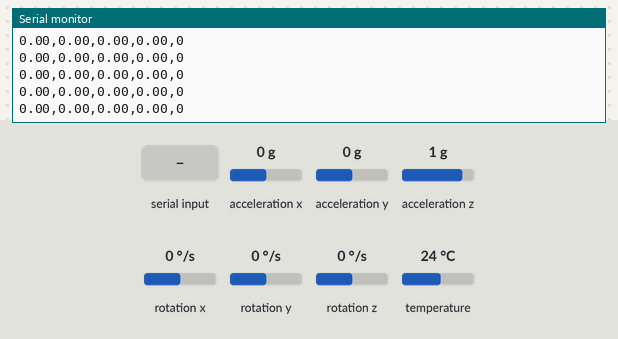
This sketch was run on a simulated ESP32. On the bench: the last lines printed to the serial monitor. The test bench sets the inputs (shaded band); at power-on: acceleration x 0 g, acceleration y 0 g, rotation x 0 °/s, acceleration z 1 g, rotation y 0 °/s, rotation z 0 °/s, temperature 24 °C. EEPROM starts erased.

Above: at 2.9 s.
3.0 s: "z" received over Serial
At 3.8 s:
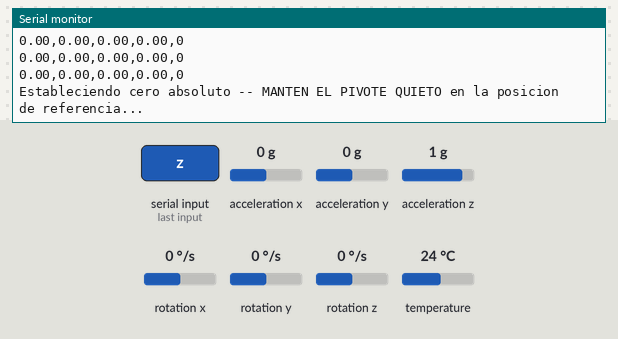
5.7 s: "c" received over Serial
7.2 s: acceleration x set to -1.4 g
At 8.0 s:
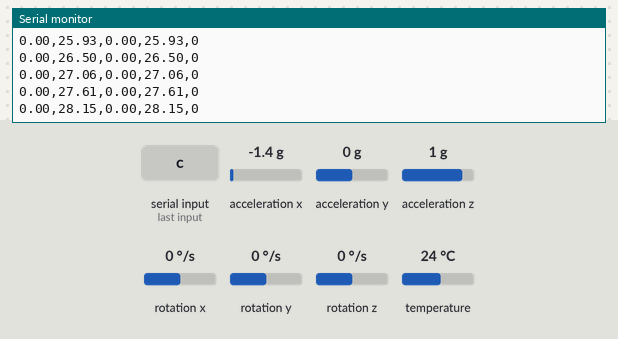
8.7 s: acceleration y set to -1.4 g
At 9.7 s:
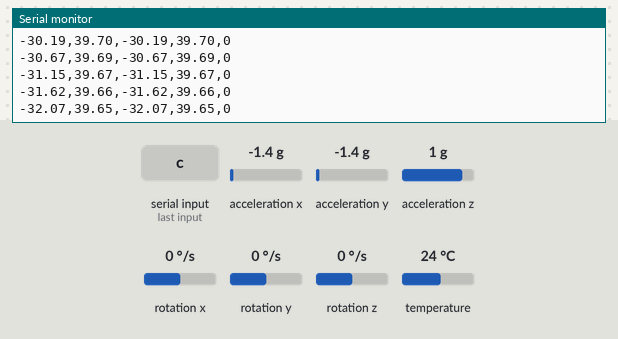
10.2 s: rotation x set to 192 °/s
At 11.3 s:
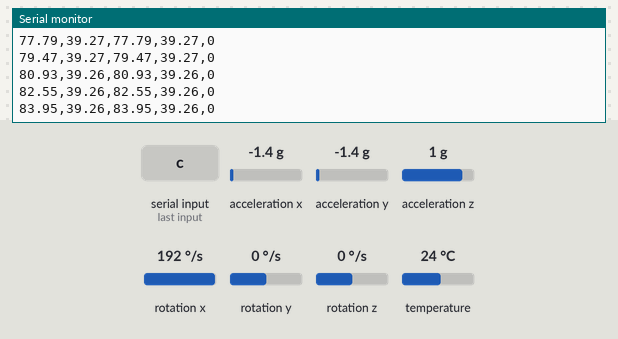
13.2 s: acceleration z set to -1.4 g
At 14.2 s:
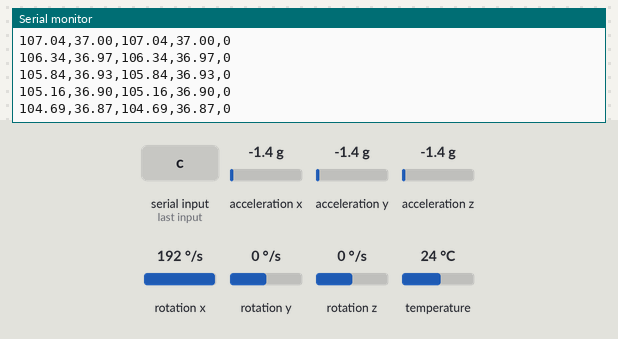
Timing chart, 0 to 15.7 s (numbered marks = the images above; inputs shaded):
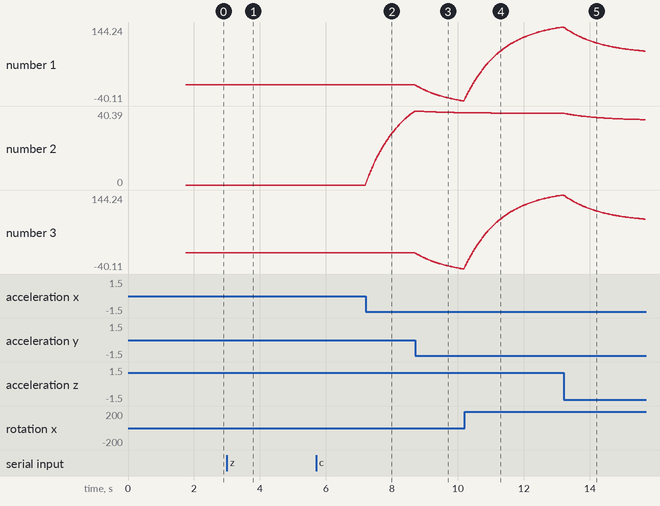

The sketch:

homing_absoluto.ino
```cpp
/*
 * Homing / cero absoluto persistente para el pivote de flexo-extension
 * Sensor: MPU6050 (misma logica aplica al BNO055, ver nota al final)
 * Plataforma: ESP32 (I2C)
 *
 * IDEA (surge de la conversacion sobre "a = g*cos(theta)"):
 * la gravedad es una referencia absoluta que no se apaga ni deriva con el
 * tiempo. Si defines que "cero grados de flexion" corresponde a una
 * orientacion conocida respecto a la gravedad (ej. el pylon perfectamente
 * vertical), puedes usar el acelerometro para "anclar" ese cero -- y si
 * ademas guardas ese valor en la memoria flash del ESP32 (no en RAM), el
 * cero SOBREVIVE a apagar y encender el sistema. Eso es justo lo que
 * resuelve el pendiente de "referencia de posicion absoluta" para el eje
 * de rotacion (NO resuelve el eje de traslacion -- ahi sigue haciendo
 * falta un encoder absoluto o un switch de home, como ya quedo anotado).
 *
 * LIMITACION IMPORTANTE: esto solo es valido con el sistema QUIETO en el
 * momento de establecer el cero -- si hay movimiento, el acelerometro mide
 * gravedad + aceleracion dinamica mezcladas, y el "cero" quedaria mal
 * capturado. Es una rutina de HOMING (se hace una vez al empezar cada
 * sesion de ensayo), no una medicion continua de referencia absoluta.
 *
 * Comandos por Serial (escribe la letra y Enter en el Monitor Serie):
 *   z  -> Establece la posicion ACTUAL como cero absoluto (pide mantener
 *         quieto el pivote en la posicion de referencia ~1 s) y lo guarda
 *         en la memoria flash (Preferences/NVS del ESP32).
 *   c  -> Borra el cero guardado (vuelve a "sin calibrar").
 *
 * Salida CSV normal: roll,pitch (relativos al cero guardado, o crudos si
 * todavia no se estableció ningún cero), zero_set (0/1).
 *
 * Librerias requeridas: Adafruit MPU6050, Adafruit Unified Sensor,
 * Adafruit BusIO (Preferences.h ya viene incluida en el core de ESP32).
 *
 * Conexionado: igual que test_mpu6050.ino (VCC->3V3, GND->GND, SDA->GPIO21,
 * SCL->GPIO22, AD0->GND para direccion 0x68).
 */

#include <Wire.h>
#include <Adafruit_MPU6050.h>
#include <Adafruit_Sensor.h>
#include <Preferences.h>

Adafruit_MPU6050 mpu;
Preferences prefs;

#define GYRO_WEIGHT 0.98f
const char* NVS_NAMESPACE = "libra_home";

// --- Estado del filtro complementario (igual que en test_mpu6050.ino) ---
float roll = 0, pitch = 0;
unsigned long lastTime = 0;
float gyroBiasX = 0, gyroBiasY = 0, gyroBiasZ = 0;
const int CAL_SAMPLES = 200;

// --- Cero absoluto (cargado/guardado en flash) ---
float zeroRoll = 0, zeroPitch = 0;
bool zeroIsSet = false;
const int HOME_SAMPLES = 100; // ~1 s de promedio al establecer el cero

void calibrarGiro() {
  Serial.println("Calibrando giroscopio -- manten el sensor quieto...");
  double sumX = 0, sumY = 0, sumZ = 0;
  sensors_event_t a, g, temp;
  for (int i = 0; i < CAL_SAMPLES; i++) {
    mpu.getEvent(&a, &g, &temp);
    sumX += g.gyro.x; sumY += g.gyro.y; sumZ += g.gyro.z;
    delay(5);
  }
  gyroBiasX = sumX / CAL_SAMPLES;
  gyroBiasY = sumY / CAL_SAMPLES;
  gyroBiasZ = sumZ / CAL_SAMPLES;
}

void cargarZeroDesdeFlash() {
  prefs.begin(NVS_NAMESPACE, true); // solo lectura
  zeroIsSet = prefs.getBool("zero_set", false);
  if (zeroIsSet) {
    zeroRoll = prefs.getFloat("zero_roll", 0);
    zeroPitch = prefs.getFloat("zero_pitch", 0);
  }
  prefs.end();
}

void guardarZeroEnFlash(float r, float p) {
  prefs.begin(NVS_NAMESPACE, false); // lectura/escritura
  prefs.putFloat("zero_roll", r);
  prefs.putFloat("zero_pitch", p);
  prefs.putBool("zero_set", true);
  prefs.end();
  zeroRoll = r;
  zeroPitch = p;
  zeroIsSet = true;
}

void borrarZeroDeFlash() {
  prefs.begin(NVS_NAMESPACE, false);
  prefs.clear();
  prefs.end();
  zeroRoll = 0;
  zeroPitch = 0;
  zeroIsSet = false;
}

// Promedia SOLO el angulo derivado del acelerometro (sin el giro) durante
// HOME_SAMPLES muestras, y lo guarda como el nuevo cero absoluto.
void establecerZeroActual() {
  Serial.println("Estableciendo cero absoluto -- MANTEN EL PIVOTE QUIETO en la posicion de referencia...");
  double sumRoll = 0, sumPitch = 0;
  sensors_event_t a, g, temp;

  for (int i = 0; i < HOME_SAMPLES; i++) {
    mpu.getEvent(&a, &g, &temp);
    float r = atan2(a.acceleration.y, a.acceleration.z) * 180.0 / PI;
    float p = atan2(-a.acceleration.x, sqrt(a.acceleration.y * a.acceleration.y + a.acceleration.z * a.acceleration.z)) * 180.0 / PI;
    sumRoll += r;
    sumPitch += p;
    delay(10);
  }

  float r0 = sumRoll / HOME_SAMPLES;
  float p0 = sumPitch / HOME_SAMPLES;
  guardarZeroEnFlash(r0, p0);

  Serial.print("Cero absoluto guardado en flash: roll0=");
  Serial.print(r0, 2);
  Serial.print("  pitch0=");
  Serial.println(p0, 2);
}

void setup() {
  Serial.begin(115200);
  while (!Serial) delay(10);

  Serial.println("=== Homing / cero absoluto persistente (MPU6050) ===");

  Wire.begin(21, 22);

  if (!mpu.begin(0x68, &Wire)) {
    Serial.println("ERROR: no se detecto el MPU6050. Revisar alimentacion, SDA/SCL y direccion I2C.");
    while (1) { delay(1000); }
  }

  Serial.println("MPU6050 detectado correctamente.");

  mpu.setAccelerometerRange(MPU6050_RANGE_8_G);
  mpu.setGyroRange(MPU6050_RANGE_500_DEG);
  mpu.setFilterBandwidth(MPU6050_BAND_21_HZ);

  delay(300);
  calibrarGiro();

  cargarZeroDesdeFlash();
  if (zeroIsSet) {
    Serial.print("Cero absoluto cargado de la memoria flash: roll0=");
    Serial.print(zeroRoll, 2);
    Serial.print("  pitch0=");
    Serial.println(zeroPitch, 2);
  } else {
    Serial.println("No hay ningun cero guardado todavia.");
  }
  Serial.println("Comandos: 'z' + Enter = establecer cero actual | 'c' + Enter = borrar cero guardado");

  // Inicializar el filtro con el angulo crudo del acelerometro
  sensors_event_t a, g, temp;
  mpu.getEvent(&a, &g, &temp);
  roll  = atan2(a.acceleration.y, a.acceleration.z) * 180.0 / PI;
  pitch = atan2(-a.acceleration.x, sqrt(a.acceleration.y * a.acceleration.y + a.acceleration.z * a.acceleration.z)) * 180.0 / PI;
  lastTime = millis();

  Serial.println("roll,pitch,roll_abs,pitch_abs,zero_set");
}

void loop() {
  // --- Comandos por Serial ---
  if (Serial.available() > 0) {
    char c = Serial.read();
    if (c == 'z' || c == 'Z') {
      establecerZeroActual();
    } else if (c == 'c' || c == 'C') {
      borrarZeroDeFlash();
      Serial.println("Cero absoluto borrado.");
    }
  }

  // --- Filtro complementario (igual que test_mpu6050.ino) ---
  sensors_event_t a, g, temp;
  mpu.getEvent(&a, &g, &temp);

  unsigned long now = millis();
  float dt = (now - lastTime) / 1000.0f;
  lastTime = now;

  float gx = g.gyro.x - gyroBiasX;
  float gy = g.gyro.y - gyroBiasY;

  float accelRoll  = atan2(a.acceleration.y, a.acceleration.z) * 180.0 / PI;
  float accelPitch = atan2(-a.acceleration.x, sqrt(a.acceleration.y * a.acceleration.y + a.acceleration.z * a.acceleration.z)) * 180.0 / PI;

  float gyroRollRate  = gx * 180.0 / PI;
  float gyroPitchRate = gy * 180.0 / PI;

  roll  = GYRO_WEIGHT * (roll  + gyroRollRate  * dt) + (1.0f - GYRO_WEIGHT) * accelRoll;
  pitch = GYRO_WEIGHT * (pitch + gyroPitchRate * dt) + (1.0f - GYRO_WEIGHT) * accelPitch;

  // --- Angulo relativo al cero absoluto guardado ---
  float rollAbs  = roll  - zeroRoll;
  float pitchAbs = pitch - zeroPitch;

  Serial.print(roll, 2); Serial.print(",");
  Serial.print(pitch, 2); Serial.print(",");
  Serial.print(rollAbs, 2); Serial.print(",");
  Serial.print(pitchAbs, 2); Serial.print(",");
  Serial.println(zeroIsSet ? 1 : 0);

  delay(20); // ~50 Hz
}

/*
 * Nota para adaptar esto al BNO055: la logica de homing/flash es identica
 * -- lo unico que cambia es de donde sacas roll/pitch. En vez del filtro
 * complementario de aca, usarias directamente
 * bno.getEvent(&orientationData, Adafruit_BNO055::VECTOR_EULER) (como en
 * test_bno055.ino) para roll/pitch, y el resto (establecerZeroActual,
 * guardarZeroEnFlash, cargarZeroDesdeFlash) se reusa igual.
 */
```

Measured:
- after the input at 3.0 s, the serial monitor: prints a new line at once (image 1)
- after the input at 7.2 s, the serial monitor: prints a new line at once (image 2)
- plotted number 2: 0 → 40.39 after the input at 7.2 s
